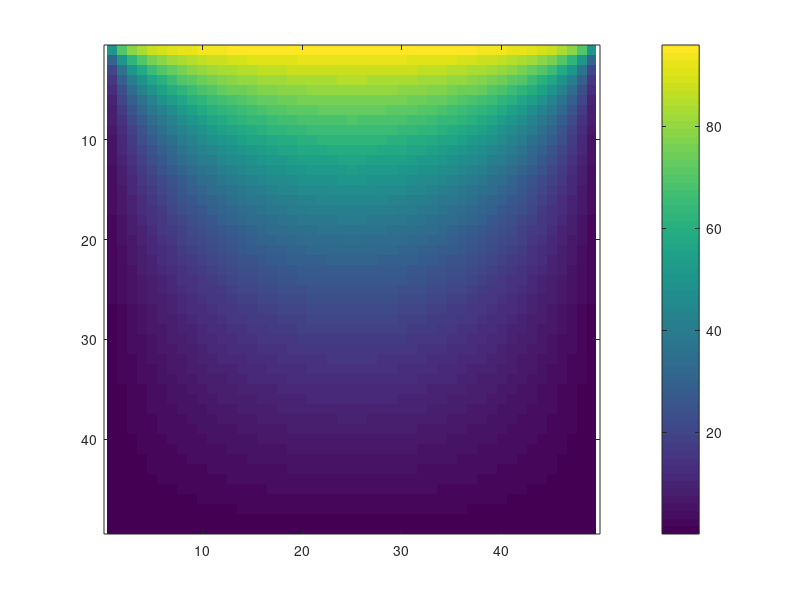

Write MATLAB code to recreate this figure.
% A plate with a hot top edge
n = 49;
e = ones(n, 1);
T = spdiags([-e 2*e -e], -1:1, n, n);
I = speye(n);
A = kron(I, T) + kron(T, I);
b = zeros(n, n);
b(1, :) = 100;                       % neighbours on the hot edge
u = A \ b(:);
U = reshape(u, n, n);
size(A), nnz(A)
U((n+1)/2, (n+1)/2)                  % centre temperature

[x, flag, relres, iters] = pcg(A, b(:), 1e-8, 500);
iters                                % CG steps
imagesc(U), colorbar, axis equal tight
